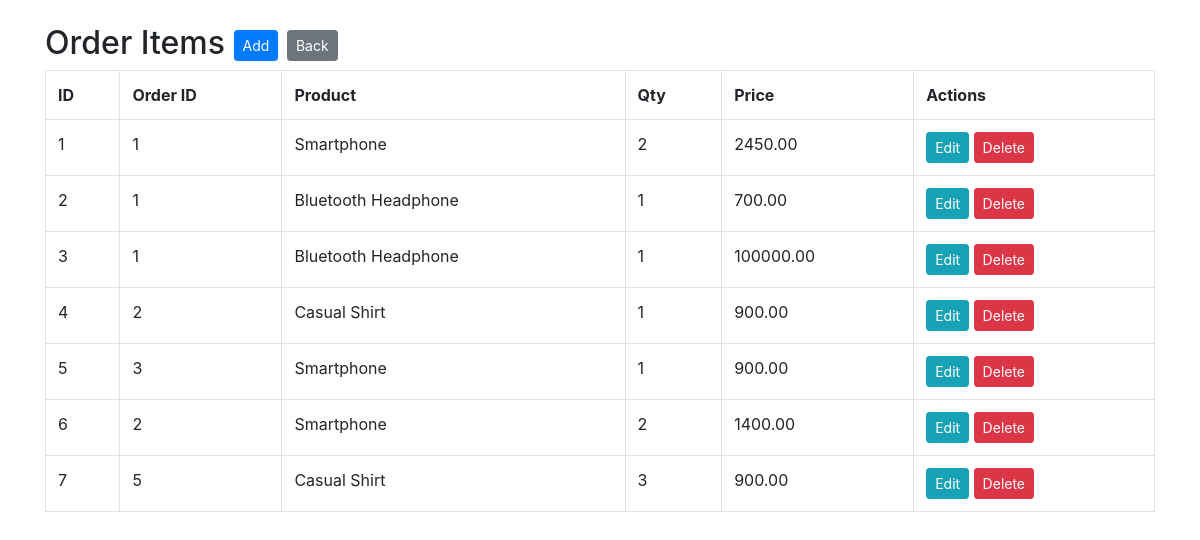
Screenshot of /e-comm/order_items/index.php with the database file from the repository.
### tables this page shows
CREATE TABLE `order_items` (
  `id` int(11) NOT NULL,
  `order_id` int(11) DEFAULT NULL,
  `product_id` int(11) DEFAULT NULL,
  `qty` int(11) DEFAULT NULL,
  `price` decimal(10,2) DEFAULT NULL
);

CREATE TABLE `products` (
  `id` int(11) NOT NULL,
  `user_id` int(11) DEFAULT NULL,
  `category_id` int(11) DEFAULT NULL,
  `name` varchar(150) DEFAULT NULL,
  `price` decimal(10,2) DEFAULT NULL,
  `quantity` int(11) DEFAULT NULL,
  `created_at` datetime DEFAULT current_timestamp()
);

### e-comm/order_items/index.php (the view)
<?php
include("../database/connection.php");
$res = mysqli_query($conn,"SELECT oi.*, o.customer_id, p.name as product_name, o.order_date FROM order_items oi LEFT JOIN products p ON oi.product_id=p.id LEFT JOIN orders o ON oi.order_id=o.id");
?>
<!doctype html><html><head><title>Order Items</title>
<link rel="stylesheet" href="https://cdnjs.cloudflare.com/ajax/libs/twitter-bootstrap/4.6.0/css/bootstrap.min.css"></head><body>
<div class="container mt-4">
<h2>Order Items <a class="btn btn-sm btn-primary" href="create.php">Add</a> <a class="btn btn-sm btn-secondary" href="../index.php">Back</a></h2>
<table class="table table-bordered"><tr><th>ID</th><th>Order ID</th><th>Product</th><th>Qty</th><th>Price</th><th>Actions</th></tr>
<?php while($row = mysqli_fetch_assoc($res)): ?>
<tr>
<td><?= $row['id'] ?></td>
<td><?= $row['order_id'] ?></td>
<td><?= htmlspecialchars($row['product_name']) ?></td>
<td><?= $row['qty'] ?></td>
<td><?= $row['price'] ?></td>
<td>
  <a class="btn btn-sm btn-info" href="edit.php?id=<?= $row['id'] ?>">Edit</a>
  <a class="btn btn-sm btn-danger" href="delete.php?id=<?= $row['id'] ?>" onclick="return confirm('Delete?')">Delete</a>
</td>
</tr>
<?php endwhile; ?>
</table></div></body></html>

### rows the page displays
order_items: id "1", order "1", product.name "Smartphone", qty "2", price "2450.00"
order_items: id "2", order "1", product.name "Bluetooth Headphone", qty "1", price "700.00"
order_items: id "3", order "1", product.name "Bluetooth Headphone", qty "1", price "100000.00"
order_items: id "4", order "2", product.name "Casual Shirt", qty "1", price "900.00"
order_items: id "5", order "3", product.name "Smartphone", qty "1", price "900.00"
order_items: id "6", order "2", product.name "Smartphone", qty "2", price "1400.00"
order_items: id "7", order "5", product.name "Casual Shirt", qty "3", price "900.00"
